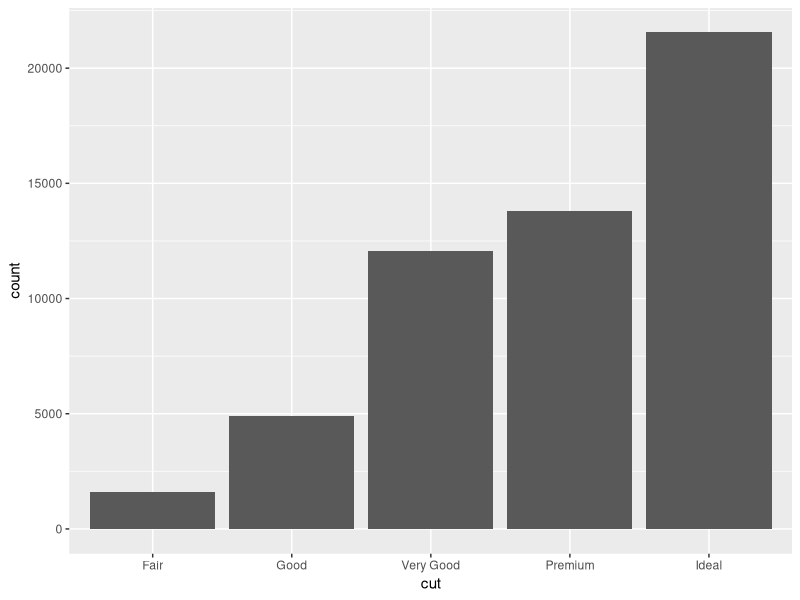
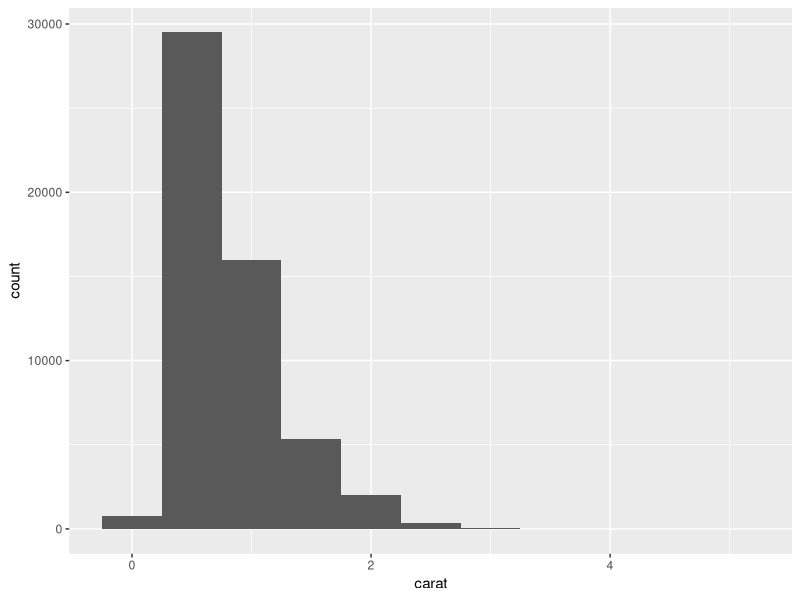
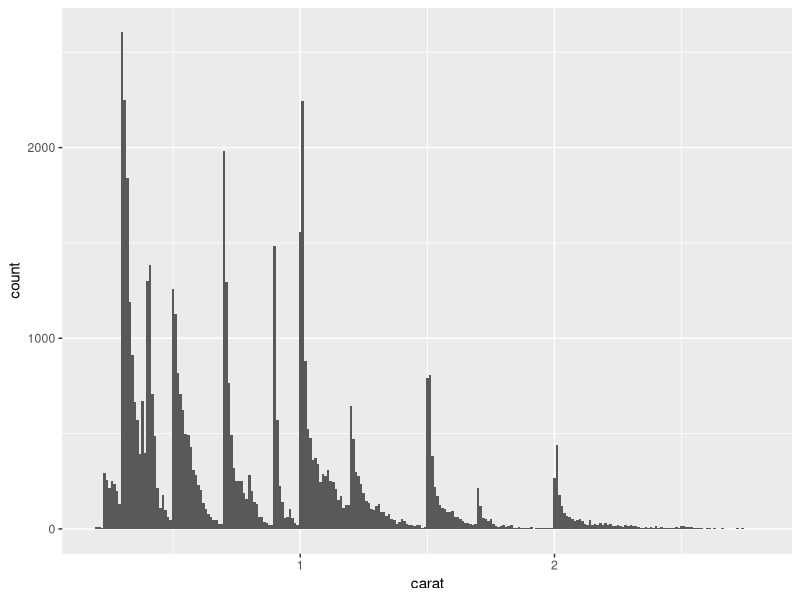
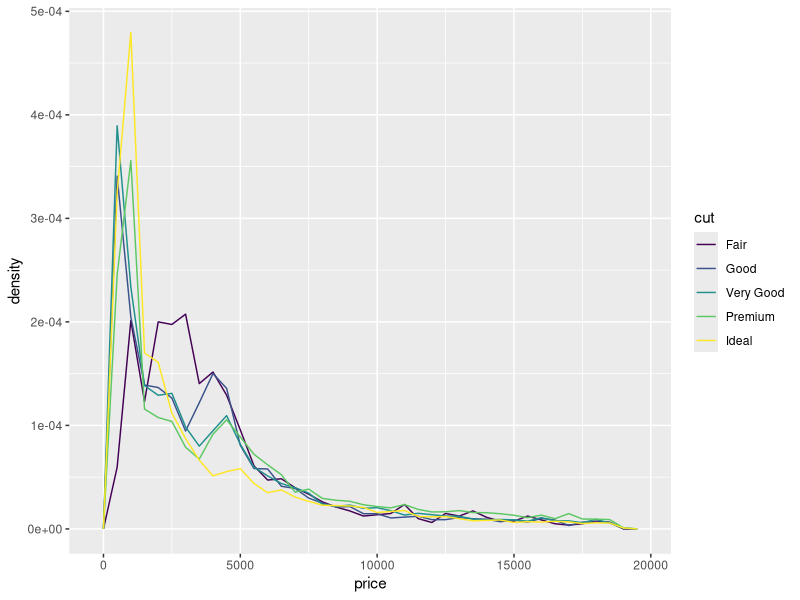
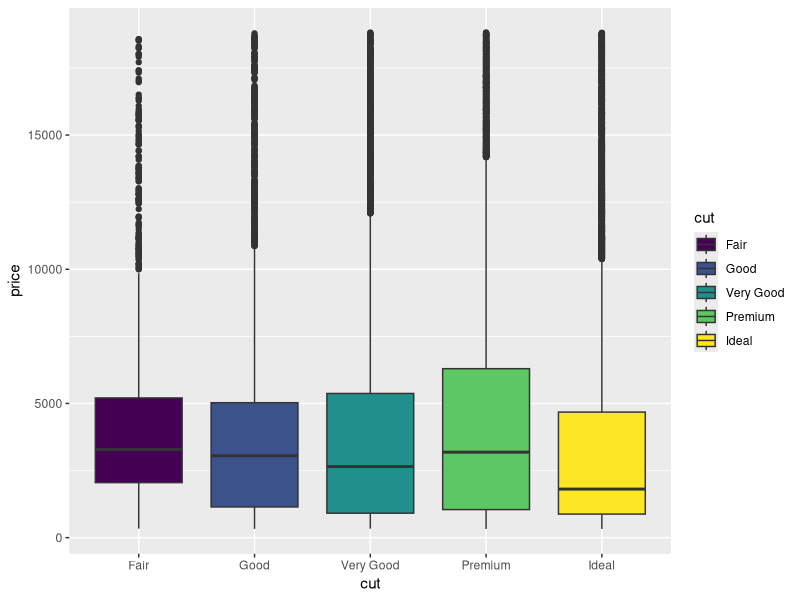
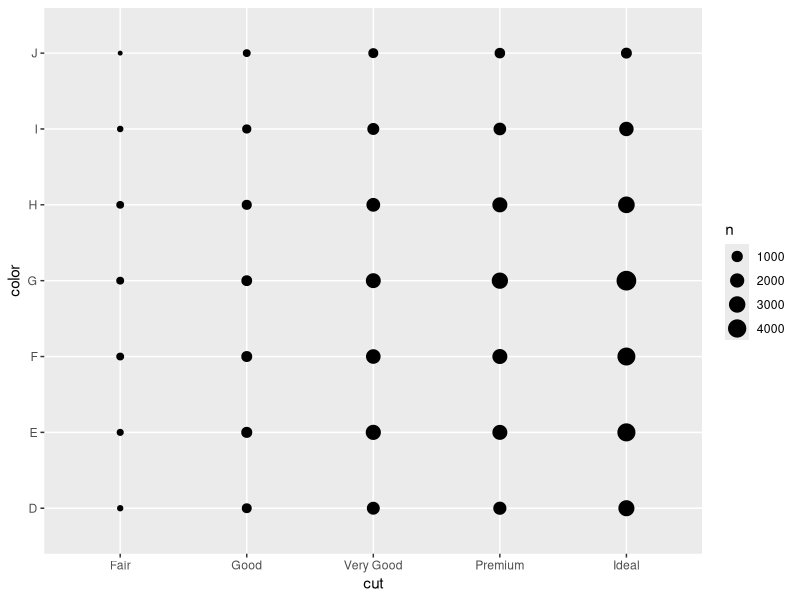
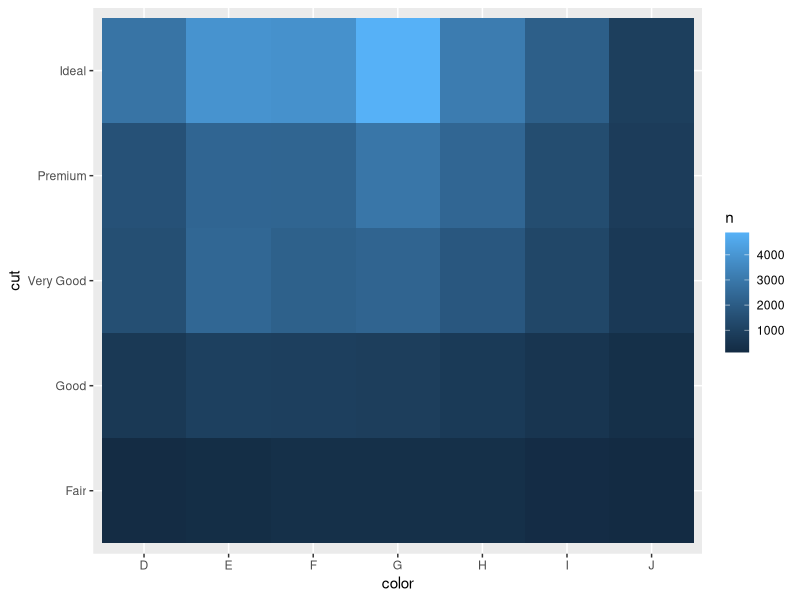
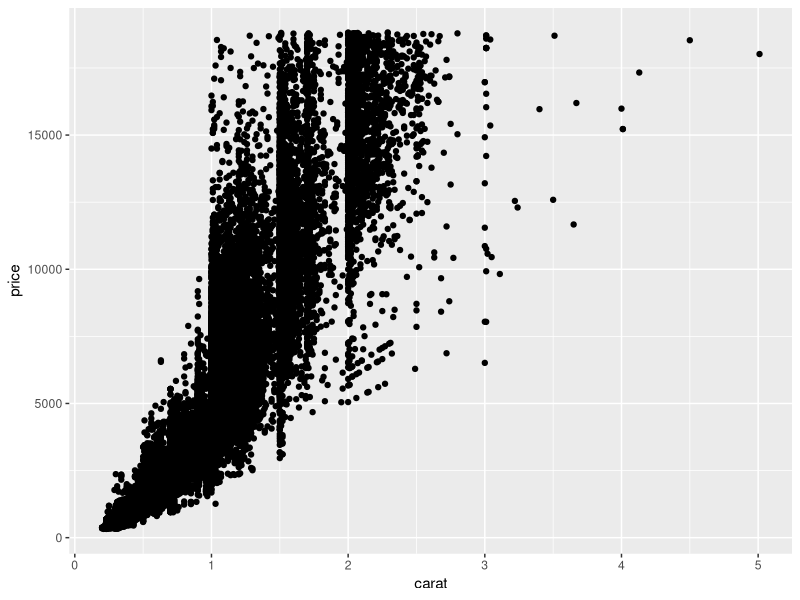

Generate these figures, in order, with R:
## ---- chunk 1
knitr::opts_chunk$set(echo = TRUE)

library(tidyverse)
library(ggplot2)
library(hexbin)
## ---- chunk 2
ggplot(data=diamonds) + 
  geom_bar(mapping = aes(x=cut))
## ---- chunk 3
diamonds %>%
  count(cut)
## ---- chunk 4
ggplot(data = diamonds) +
  geom_histogram(mapping = aes(x = carat), binwidth = 0.5)
## ---- chunk 5
diamonds %>% 
  count(cut_width(carat, 0.5))
## ---- chunk 6
smaller <- diamonds %>%
  filter(carat < 3)


ggplot(data = smaller, mapping = aes(x = carat)) +
  geom_histogram(binwidth = 0.01)
## ---- chunk 7
ggplot(data = diamonds, mapping = aes(x = price, y = ..density..)) + 
  geom_freqpoly(mapping = aes(colour = cut), binwidth = 500)
## ---- chunk 8
ggplot(data = diamonds, mapping = aes(x = cut, y = price)) +
  geom_boxplot(aes(fill=cut))
## ---- chunk 9
ggplot(data=diamonds) + 
  geom_count(mapping=aes(x=cut, y=color))
## ---- chunk 10
diamonds %>% 
  count(color, cut) %>%  # I dintk now you could pipe directly into a ggplot
  ggplot(mapping = aes(x = color, y = cut)) +
    geom_tile(mapping = aes(fill = n))
## ---- chunk 11
ggplot(data = diamonds) +
  geom_point(mapping = aes(x = carat, y = price))
## ---- chunk 12
ggplot(data = diamonds) + 
  geom_point(mapping = aes(x = carat, y = price), alpha = 1 / 100)
## ---- chunk 13
ggplot(data = smaller) +
  geom_hex(mapping = aes(x = carat, y = price))
